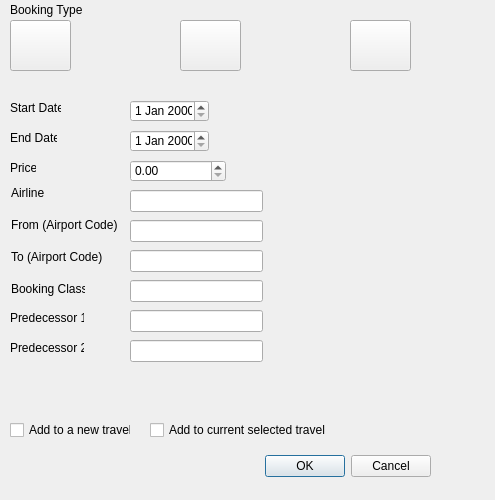
<?xml version="1.0" encoding="UTF-8"?>
<ui version="4.0">
 <class>AddBooking</class>
 <widget class="QDialog" name="AddBooking">
  <property name="geometry">
   <rect>
    <x>0</x>
    <y>0</y>
    <width>495</width>
    <height>500</height>
   </rect>
  </property>
  <property name="windowTitle">
   <string>Dialog</string>
  </property>
  <widget class="QDialogButtonBox" name="buttonBox">
   <property name="geometry">
    <rect>
     <x>90</x>
     <y>450</y>
     <width>341</width>
     <height>32</height>
    </rect>
   </property>
   <property name="orientation">
    <enum>Qt::Horizontal</enum>
   </property>
   <property name="standardButtons">
    <set>QDialogButtonBox::Cancel|QDialogButtonBox::Ok</set>
   </property>
  </widget>
  <widget class="QLabel" name="label">
   <property name="geometry">
    <rect>
     <x>10</x>
     <y>0</y>
     <width>81</width>
     <height>20</height>
    </rect>
   </property>
   <property name="text">
    <string>Booking Type</string>
   </property>
  </widget>
  <widget class="QPushButton" name="rentalCarReservationButton">
   <property name="geometry">
    <rect>
     <x>10</x>
     <y>20</y>
     <width>61</width>
     <height>51</height>
    </rect>
   </property>
   <property name="text">
    <string/>
   </property>
  </widget>
  <widget class="QCheckBox" name="addToNewTravel">
   <property name="geometry">
    <rect>
     <x>10</x>
     <y>420</y>
     <width>121</width>
     <height>20</height>
    </rect>
   </property>
   <property name="text">
    <string>Add to a new travel</string>
   </property>
  </widget>
  <widget class="QPushButton" name="hotelBookingButton">
   <property name="geometry">
    <rect>
     <x>350</x>
     <y>20</y>
     <width>61</width>
     <height>51</height>
    </rect>
   </property>
   <property name="text">
    <string/>
   </property>
  </widget>
  <widget class="QPushButton" name="flightBookingButton">
   <property name="geometry">
    <rect>
     <x>180</x>
     <y>20</y>
     <width>61</width>
     <height>51</height>
    </rect>
   </property>
   <property name="text">
    <string/>
   </property>
  </widget>
  <widget class="QStackedWidget" name="bookingAttributePages">
   <property name="geometry">
    <rect>
     <x>10</x>
     <y>80</y>
     <width>431</width>
     <height>301</height>
    </rect>
   </property>
   <property name="currentIndex">
    <number>1</number>
   </property>
   <widget class="QWidget" name="rentalCarReservierungPage">
    <widget class="QDoubleSpinBox" name="PriceCarEdit">
     <property name="geometry">
      <rect>
       <x>90</x>
       <y>70</y>
       <width>96</width>
       <height>22</height>
      </rect>
     </property>
     <property name="maximum">
      <double>9999999999.000000000000000</double>
     </property>
    </widget>
    <widget class="QLabel" name="label_7">
     <property name="geometry">
      <rect>
       <x>12</x>
       <y>40</y>
       <width>47</width>
       <height>16</height>
      </rect>
     </property>
     <property name="text">
      <string>End Date</string>
     </property>
    </widget>
    <widget class="QLabel" name="label_8">
     <property name="geometry">
      <rect>
       <x>12</x>
       <y>68</y>
       <width>26</width>
       <height>16</height>
      </rect>
     </property>
     <property name="text">
      <string>Price</string>
     </property>
    </widget>
    <widget class="QDateEdit" name="startDateCarEdit">
     <property name="geometry">
      <rect>
       <x>90</x>
       <y>10</y>
       <width>79</width>
       <height>22</height>
      </rect>
     </property>
    </widget>
    <widget class="QLabel" name="label_9">
     <property name="geometry">
      <rect>
       <x>12</x>
       <y>12</y>
       <width>51</width>
       <height>16</height>
      </rect>
     </property>
     <property name="text">
      <string>Start Date</string>
     </property>
    </widget>
    <widget class="QDateEdit" name="endDateCarEdit">
     <property name="geometry">
      <rect>
       <x>90</x>
       <y>40</y>
       <width>79</width>
       <height>22</height>
      </rect>
     </property>
    </widget>
    <widget class="QLineEdit" name="returnLocEdit">
     <property name="geometry">
      <rect>
       <x>92</x>
       <y>145</y>
       <width>133</width>
       <height>22</height>
      </rect>
     </property>
    </widget>
    <widget class="QLabel" name="label_21">
     <property name="geometry">
      <rect>
       <x>1</x>
       <y>145</y>
       <width>84</width>
       <height>16</height>
      </rect>
     </property>
     <property name="text">
      <string>Return Location</string>
     </property>
    </widget>
    <widget class="QLineEdit" name="companyEdit">
     <property name="geometry">
      <rect>
       <x>92</x>
       <y>181</y>
       <width>133</width>
       <height>22</height>
      </rect>
     </property>
    </widget>
    <widget class="QLineEdit" name="pickupLocEdit">
     <property name="geometry">
      <rect>
       <x>92</x>
       <y>109</y>
       <width>133</width>
       <height>22</height>
      </rect>
     </property>
    </widget>
    <widget class="QLabel" name="label_23">
     <property name="geometry">
      <rect>
       <x>1</x>
       <y>109</y>
       <width>85</width>
       <height>16</height>
      </rect>
     </property>
     <property name="text">
      <string>Pickup Location</string>
     </property>
    </widget>
    <widget class="QLabel" name="label_26">
     <property name="geometry">
      <rect>
       <x>1</x>
       <y>217</y>
       <width>67</width>
       <height>16</height>
      </rect>
     </property>
     <property name="text">
      <string>Vehicle Class</string>
     </property>
    </widget>
    <widget class="QLabel" name="label_22">
     <property name="geometry">
      <rect>
       <x>1</x>
       <y>181</y>
       <width>52</width>
       <height>16</height>
      </rect>
     </property>
     <property name="text">
      <string>Company</string>
     </property>
    </widget>
    <widget class="QLineEdit" name="vehicleClassEdit">
     <property name="geometry">
      <rect>
       <x>92</x>
       <y>217</y>
       <width>133</width>
       <height>22</height>
      </rect>
     </property>
    </widget>
    <widget class="QLineEdit" name="pred1CarEdit">
     <property name="geometry">
      <rect>
       <x>90</x>
       <y>250</y>
       <width>133</width>
       <height>22</height>
      </rect>
     </property>
    </widget>
    <widget class="QLabel" name="label_28">
     <property name="geometry">
      <rect>
       <x>0</x>
       <y>250</y>
       <width>74</width>
       <height>16</height>
      </rect>
     </property>
     <property name="text">
      <string>Predecessor 1</string>
     </property>
    </widget>
    <widget class="QLabel" name="label_29">
     <property name="geometry">
      <rect>
       <x>0</x>
       <y>280</y>
       <width>74</width>
       <height>16</height>
      </rect>
     </property>
     <property name="text">
      <string>Predecessor 2</string>
     </property>
    </widget>
    <widget class="QLineEdit" name="pred2CarEdit">
     <property name="geometry">
      <rect>
       <x>90</x>
       <y>280</y>
       <width>133</width>
       <height>22</height>
      </rect>
     </property>
    </widget>
   </widget>
   <widget class="QWidget" name="flightBookingPage">
    <widget class="QLabel" name="label_2">
     <property name="geometry">
      <rect>
       <x>0</x>
       <y>20</y>
       <width>51</width>
       <height>16</height>
      </rect>
     </property>
     <property name="text">
      <string>Start Date</string>
     </property>
    </widget>
    <widget class="QDateEdit" name="startDateFlightEdit">
     <property name="geometry">
      <rect>
       <x>120</x>
       <y>20</y>
       <width>79</width>
       <height>22</height>
      </rect>
     </property>
    </widget>
    <widget class="QLabel" name="label_3">
     <property name="geometry">
      <rect>
       <x>0</x>
       <y>50</y>
       <width>47</width>
       <height>16</height>
      </rect>
     </property>
     <property name="text">
      <string>End Date</string>
     </property>
    </widget>
    <widget class="QDateEdit" name="endDateFlightEdit">
     <property name="geometry">
      <rect>
       <x>120</x>
       <y>50</y>
       <width>79</width>
       <height>22</height>
      </rect>
     </property>
    </widget>
    <widget class="QDoubleSpinBox" name="priceFlightSpinbox">
     <property name="geometry">
      <rect>
       <x>120</x>
       <y>80</y>
       <width>96</width>
       <height>22</height>
      </rect>
     </property>
     <property name="maximum">
      <double>9999999999.000000000000000</double>
     </property>
    </widget>
    <widget class="QLabel" name="label_6">
     <property name="geometry">
      <rect>
       <x>0</x>
       <y>80</y>
       <width>26</width>
       <height>16</height>
      </rect>
     </property>
     <property name="text">
      <string>Price</string>
     </property>
    </widget>
    <widget class="QLineEdit" name="toCodeEdit">
     <property name="geometry">
      <rect>
       <x>120</x>
       <y>170</y>
       <width>133</width>
       <height>22</height>
      </rect>
     </property>
    </widget>
    <widget class="QLineEdit" name="bookingClassEdit">
     <property name="geometry">
      <rect>
       <x>120</x>
       <y>200</y>
       <width>133</width>
       <height>22</height>
      </rect>
     </property>
    </widget>
    <widget class="QLineEdit" name="fromCodeEdit">
     <property name="geometry">
      <rect>
       <x>120</x>
       <y>140</y>
       <width>133</width>
       <height>22</height>
      </rect>
     </property>
    </widget>
    <widget class="QLineEdit" name="airlineEdit">
     <property name="geometry">
      <rect>
       <x>120</x>
       <y>110</y>
       <width>133</width>
       <height>22</height>
      </rect>
     </property>
    </widget>
    <widget class="QLabel" name="label_24">
     <property name="geometry">
      <rect>
       <x>1</x>
       <y>201</y>
       <width>74</width>
       <height>16</height>
      </rect>
     </property>
     <property name="text">
      <string>Booking Class</string>
     </property>
    </widget>
    <widget class="QLabel" name="label_13">
     <property name="geometry">
      <rect>
       <x>1</x>
       <y>105</y>
       <width>34</width>
       <height>16</height>
      </rect>
     </property>
     <property name="text">
      <string>Airline</string>
     </property>
    </widget>
    <widget class="QLabel" name="label_15">
     <property name="geometry">
      <rect>
       <x>1</x>
       <y>169</y>
       <width>91</width>
       <height>16</height>
      </rect>
     </property>
     <property name="text">
      <string>To (Airport Code)</string>
     </property>
    </widget>
    <widget class="QLabel" name="label_16">
     <property name="geometry">
      <rect>
       <x>1</x>
       <y>137</y>
       <width>111</width>
       <height>16</height>
      </rect>
     </property>
     <property name="text">
      <string>From (Airport Code)</string>
     </property>
    </widget>
    <widget class="QLineEdit" name="pred1FlightEdit">
     <property name="geometry">
      <rect>
       <x>120</x>
       <y>230</y>
       <width>133</width>
       <height>22</height>
      </rect>
     </property>
    </widget>
    <widget class="QLineEdit" name="pred2FlightEdit">
     <property name="geometry">
      <rect>
       <x>120</x>
       <y>260</y>
       <width>133</width>
       <height>22</height>
      </rect>
     </property>
    </widget>
    <widget class="QLabel" name="label_25">
     <property name="geometry">
      <rect>
       <x>0</x>
       <y>230</y>
       <width>74</width>
       <height>16</height>
      </rect>
     </property>
     <property name="text">
      <string>Predecessor 1</string>
     </property>
    </widget>
    <widget class="QLabel" name="label_27">
     <property name="geometry">
      <rect>
       <x>0</x>
       <y>260</y>
       <width>74</width>
       <height>16</height>
      </rect>
     </property>
     <property name="text">
      <string>Predecessor 2</string>
     </property>
    </widget>
   </widget>
   <widget class="QWidget" name="hotelBookingPage">
    <widget class="QDoubleSpinBox" name="priceHotelEdit">
     <property name="geometry">
      <rect>
       <x>80</x>
       <y>60</y>
       <width>96</width>
       <height>22</height>
      </rect>
     </property>
     <property name="maximum">
      <double>9999999999.000000000000000</double>
     </property>
    </widget>
    <widget class="QLabel" name="label_10">
     <property name="geometry">
      <rect>
       <x>2</x>
       <y>30</y>
       <width>47</width>
       <height>16</height>
      </rect>
     </property>
     <property name="text">
      <string>End Date</string>
     </property>
    </widget>
    <widget class="QLabel" name="label_11">
     <property name="geometry">
      <rect>
       <x>2</x>
       <y>58</y>
       <width>26</width>
       <height>16</height>
      </rect>
     </property>
     <property name="text">
      <string>Price</string>
     </property>
    </widget>
    <widget class="QLabel" name="label_12">
     <property name="geometry">
      <rect>
       <x>2</x>
       <y>2</y>
       <width>51</width>
       <height>16</height>
      </rect>
     </property>
     <property name="text">
      <string>Start Date</string>
     </property>
    </widget>
    <widget class="QDateEdit" name="startDateHotelEdit">
     <property name="geometry">
      <rect>
       <x>80</x>
       <y>0</y>
       <width>79</width>
       <height>22</height>
      </rect>
     </property>
    </widget>
    <widget class="QDateEdit" name="endDateHotelEdit">
     <property name="geometry">
      <rect>
       <x>80</x>
       <y>30</y>
       <width>79</width>
       <height>22</height>
      </rect>
     </property>
    </widget>
    <widget class="QLabel" name="label_31">
     <property name="geometry">
      <rect>
       <x>0</x>
       <y>120</y>
       <width>27</width>
       <height>16</height>
      </rect>
     </property>
     <property name="text">
      <string>Stadt</string>
     </property>
    </widget>
    <widget class="QLabel" name="label_30">
     <property name="geometry">
      <rect>
       <x>0</x>
       <y>90</y>
       <width>59</width>
       <height>16</height>
      </rect>
     </property>
     <property name="text">
      <string>Hotelname</string>
     </property>
    </widget>
    <widget class="QLineEdit" name="hotelEdit">
     <property name="geometry">
      <rect>
       <x>80</x>
       <y>90</y>
       <width>311</width>
       <height>22</height>
      </rect>
     </property>
    </widget>
    <widget class="QLineEdit" name="roomTypeEdit">
     <property name="geometry">
      <rect>
       <x>80</x>
       <y>150</y>
       <width>311</width>
       <height>22</height>
      </rect>
     </property>
    </widget>
    <widget class="QLineEdit" name="townEdit">
     <property name="geometry">
      <rect>
       <x>80</x>
       <y>120</y>
       <width>311</width>
       <height>22</height>
      </rect>
     </property>
    </widget>
    <widget class="QLabel" name="label_32">
     <property name="geometry">
      <rect>
       <x>0</x>
       <y>150</y>
       <width>59</width>
       <height>16</height>
      </rect>
     </property>
     <property name="text">
      <string>Zimmertyp</string>
     </property>
    </widget>
    <widget class="QLineEdit" name="pred1HotelEdit">
     <property name="geometry">
      <rect>
       <x>80</x>
       <y>180</y>
       <width>133</width>
       <height>22</height>
      </rect>
     </property>
    </widget>
    <widget class="QLabel" name="label_33">
     <property name="geometry">
      <rect>
       <x>0</x>
       <y>180</y>
       <width>74</width>
       <height>16</height>
      </rect>
     </property>
     <property name="text">
      <string>Predecessor 1</string>
     </property>
    </widget>
    <widget class="QLabel" name="label_34">
     <property name="geometry">
      <rect>
       <x>0</x>
       <y>210</y>
       <width>74</width>
       <height>16</height>
      </rect>
     </property>
     <property name="text">
      <string>Predecessor 2</string>
     </property>
    </widget>
    <widget class="QLineEdit" name="pred2HotelEdit">
     <property name="geometry">
      <rect>
       <x>80</x>
       <y>210</y>
       <width>133</width>
       <height>22</height>
      </rect>
     </property>
    </widget>
   </widget>
  </widget>
  <widget class="QCheckBox" name="addToSelectedTravel">
   <property name="geometry">
    <rect>
     <x>150</x>
     <y>420</y>
     <width>191</width>
     <height>20</height>
    </rect>
   </property>
   <property name="text">
    <string>Add to current selected travel</string>
   </property>
  </widget>
 </widget>
 <resources/>
 <connections>
  <connection>
   <sender>buttonBox</sender>
   <signal>accepted()</signal>
   <receiver>AddBooking</receiver>
   <slot>accept()</slot>
   <hints>
    <hint type="sourcelabel">
     <x>248</x>
     <y>254</y>
    </hint>
    <hint type="destinationlabel">
     <x>157</x>
     <y>274</y>
    </hint>
   </hints>
  </connection>
  <connection>
   <sender>buttonBox</sender>
   <signal>rejected()</signal>
   <receiver>AddBooking</receiver>
   <slot>reject()</slot>
   <hints>
    <hint type="sourcelabel">
     <x>316</x>
     <y>260</y>
    </hint>
    <hint type="destinationlabel">
     <x>286</x>
     <y>274</y>
    </hint>
   </hints>
  </connection>
 </connections>
</ui>
